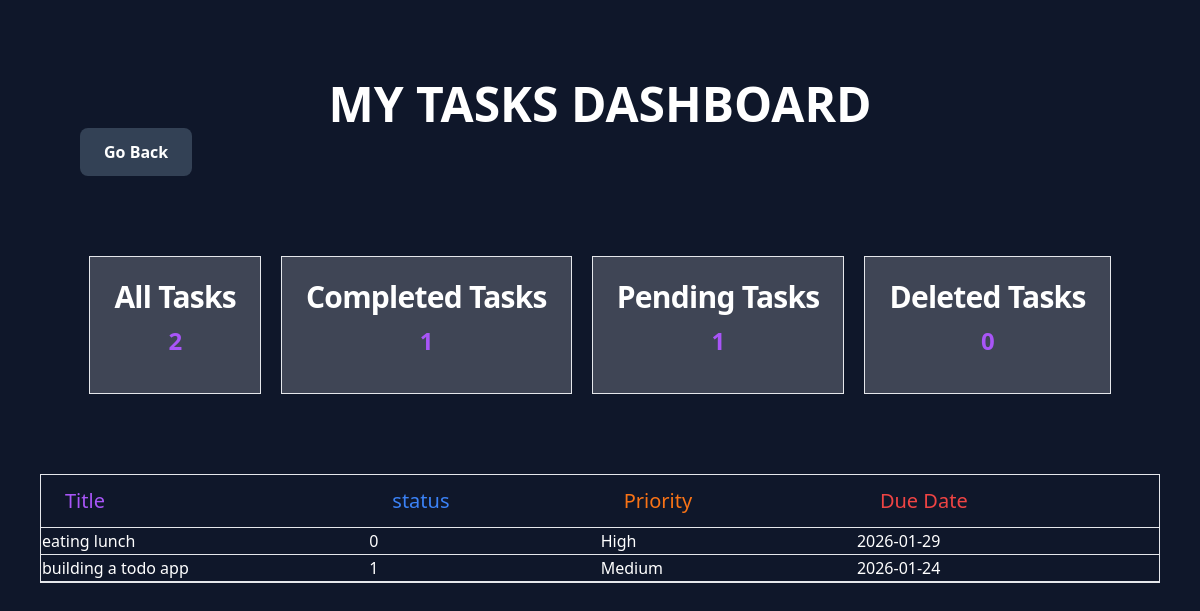
/dashboard.php, run on an earlier commit of the app's database.
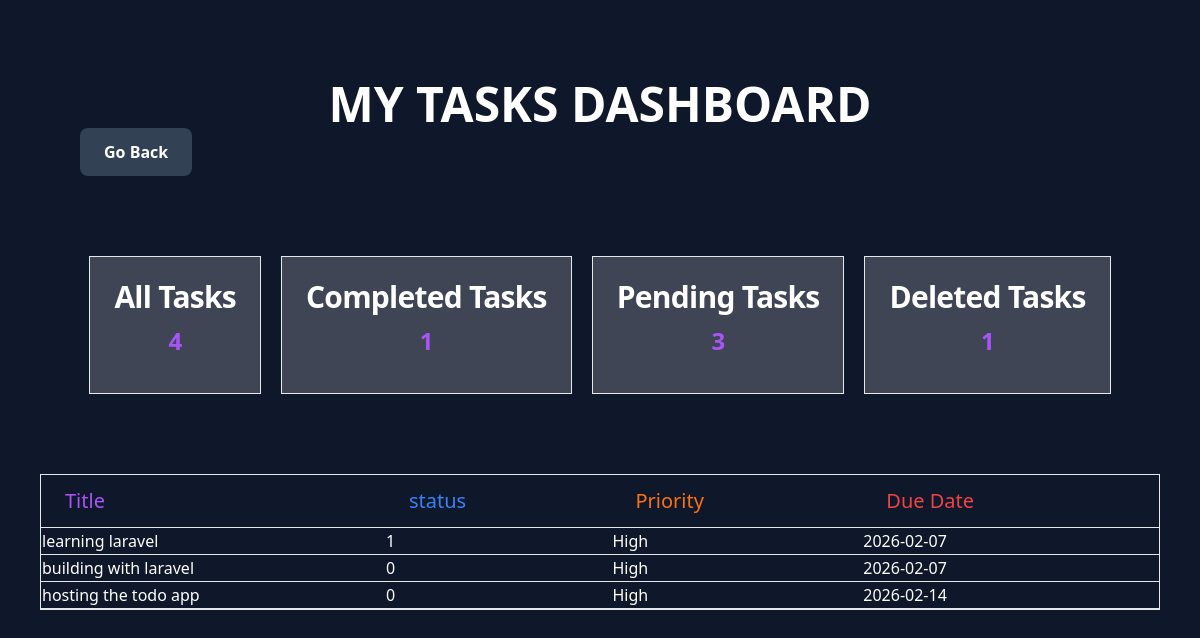
And on a later commit of the database.
### tables this page shows
CREATE TABLE tasks(
            id INTEGER PRIMARY KEY,
            title TEXT NOT NULL,
            is_complete INTEGER DEFAULT 0,
            priority TEXT CHECK (priority IN ('High', 'Medium', 'Low')),
            due_date DATE,
            created_at TIMESTAMP DEFAULT CURRENT_TIMESTAMP,
            deleted_at TIMESTAMP NULL DEFAULT NULL
        );

### dashboard.php (the view, shortened to what this page needs)
<?php
require_once __DIR__. '/dbConfig.php';
$sql=$connection->query("SELECT COUNT(*) AS total FROM tasks");
$total_tasks=$sql->fetch(PDO::FETCH_ASSOC)['total'];
$sql=$connection->query("SELECT COUNT(*) AS completed FROM tasks WHERE is_complete=1");
$result=$sql->fetch(PDO::FETCH_ASSOC)['completed'];
$sql_query=$connection->query("SELECT COUNT(*) AS incomplete FROM tasks WHERE is_complete=0");
$pending=$sql_query->fetch(PDO::FETCH_ASSOC)['incomplete'];
$sql_stm=$connection->query("SELECT COUNT(*) AS deleted FROM tasks WHERE deleted_at IS NOT NULL");
$deleted=$sql_stm->fetch(PDO::FETCH_ASSOC)['deleted'];
$view = $_GET['filter'] ?? 'all' ;
$view_tasks=[];
if($view=='all'){
    $sth=$connection->query("SELECT * FROM tasks WHERE deleted_at IS NULL");
    $sth->setFetchMode(PDO::FETCH_ASSOC);
    $view_tasks=$sth->fetchAll();
}elseif( $view=='completed'){
    $smt=$connection->query("SELECT * FROM tasks WHERE is_complete=1");
    $smt->setFetchMode(PDO::FETCH_ASSOC);
    $view_tasks=$smt->fetchAll();
}elseif($view=='pending'){
    $dbc=$connection->query("SELECT * FROM tasks WHERE is_complete=0");
    $dbc->setFetchMode(PDO::FETCH_ASSOC);
    $view_tasks=$dbc->fetchAll();
}elseif($view=='deleted'){
    $dbs=$connection->query("SELECT * FROM tasks WHERE deleted_at is NOT NULL");
    $dbs->setFetchMode(PDO::FETCH_ASSOC);
    $view_tasks=$dbs->fetchAll();
}
?>
<!DOCTYPE html>
<html lang="en">
<head>
    <script src="https://cdn.tailwindcss.com"></script>
</head>
<body class="bg-slate-900">
    <div class="p-20">
     <h3 class="text-white flex justify-center text-5xl font-bold">MY TASKS DASHBOARD</h3>
     <a href="/" class=" inline-block bg-slate-700 hover:bg-slate-600 text-white px-6 py-3 rounded-lg font-semibold transition">Go Back</a>
    </div>
   <div class="container flex flex-row mx-auto gap-5 max-w-9xl justify-center">
    <a href="dashboard.php?filter=all" class="bg-white/20 block max-w-sm p-6 border border-default rounded-base shadow-xs hover:bg-neutral-secondary-medium">
        <h5 class="mb-3 text-3xl font-semibold  text-white tracking-tight text-heading leading-8">All Tasks</h5>
       <h4 class="mb-3 text-2xl text-center text-purple-500 font-bold tracking-tight text-heading leading-8"><?=  $total_tasks?></h4>
    </a>
    <a href="dashboard.php?filter=completed" class="bg-white/20 block max-w-sm p-6 border border-default rounded-base shadow-xs hover:bg-neutral-secondary-medium">
        <h5 class="mb-3 text-3xl font-semibold text-white tracking-tight text-heading leading-8">Completed Tasks</h5>
        <h4 class="mb-3 text-2xl  text-center text-purple-500 font-bold tracking-tight text-heading leading-8"><?=  $result?></h4>
    </a>
    <a href="dashboard.php?filter=pending" class="bg-white/20 block max-w-sm p-6 border border-default rounded-base shadow-xs hover:bg-neutral-secondary-medium">
        <h5 class="mb-3 text-3xl font-semibold text-white tracking-tight text-heading leading-8">Pending Tasks</h5>
        <h4 class="mb-3 text-2xl  text-center text-purple-500 font-bold tracking-tight text-heading leading-8"><?=  $pending?></h4>
    </a>
    <a href="dashboard.php?filter=deleted" class="bg-white/20 block max-w-sm p-6 border border-default rounded-base shadow-xs hover:bg-neutral-secondary-medium">
        <h5 class="mb-3 text-3xl font-semibold text-white tracking-tight text-heading leading-8">Deleted Tasks</h5>
        <h4 class="mb-3 text-2xl  text-center text-purple-500 font-bold tracking-tight text-heading leading-8"><?=  $deleted?></h4>
    </a>
   </div>
   <div class="container-fluid text-white py-20 px-10">
    <div class="relative overflow-x-auto bg-neutral-primary-soft shadow-xs rounded-base border border-default">
        <table class="w-full text-md text-left rtl:text-right text-body">
            <thead class="text-sm text-body bg-neutral-secondary-soft border-b rounded-base border-default">
                <tr>
                    <th scope="col" class="px-6 py-3 font-medium text-xl text-purple-500 text-heading">
                        Title
                    </th>
                     <th scope="col" class="px-6 py-3 font-medium text-xl text-blue-500 text-heading">
                        status
                    </th>
                    <th scope="col" class="px-6 py-3 font-medium text-xl text-orange-500 text-heading">
                        Priority
                    </th>
                    <th scope="col" class="px-6 py-3 font-medium text-xl text-red-500 text-heading">
                        Due Date
                    </th>
                </tr>
            </thead>
            <tbody>
             <?php
               foreach($view_tasks as $row){
                    echo "<tr class='border-b border-default'> ";
                    echo"<td>" .$row['title']. "</td>";
                    echo"<td>" .$row['is_complete']. "</td>";
                    echo"<td>" .$row['priority']. "</td>";
                    echo"<td>" .$row['due_date'] ."</td>";
                    echo"<td>" .$row['deleted_at'] ."</td>";
                    echo "</tr>";
               }
             ?>
            </tbody>
        </table>
    </div>
   </div>
</body>
</html>

What changed in the data, as far as the page shows it:
changed tasks: title "eating lunch" → "learning laravel"; is_complete "0" → "1"; due_date "2026-01-29" → "2026-02-07"
changed tasks: title "building a todo app" → "building with laravel"; is_complete "1" → "0"; priority "Medium" → "High"; due_date "2026-01-24" → "2026-02-07"
added tasks: title "hosting the todo app", is_complete "0", priority "High", due_date "2026-02-14"
Also different on the page:
$total_tasks: "2" → "4"
$pending: "1" → "3"
$deleted: "0" → "1"
